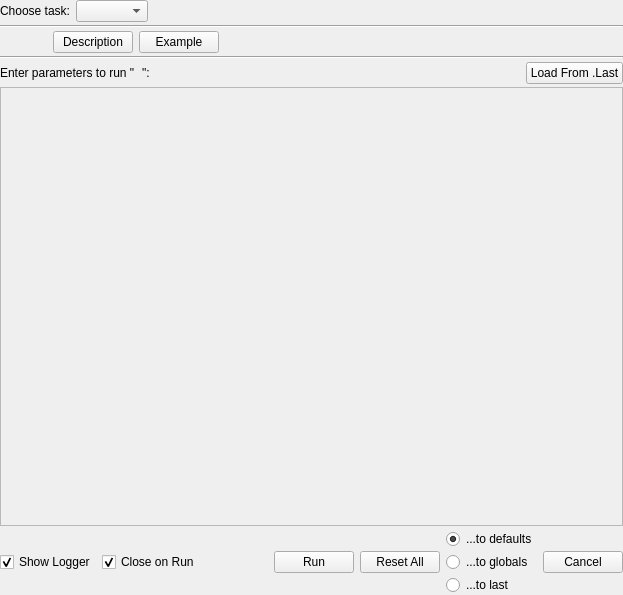
<ui version="4.0" >
 <class>ParamInput</class>
 <widget class="QWidget" name="ParamInput" >
  <property name="geometry" >
   <rect>
    <x>0</x>
    <y>0</y>
    <width>623</width>
    <height>595</height>
   </rect>
  </property>
  <property name="windowTitle" >
   <string>Input Parameters</string>
  </property>
  <layout class="QGridLayout" >
   <property name="margin" >
    <number>0</number>
   </property>
   <property name="spacing" >
    <number>0</number>
   </property>
   <item row="0" column="0" >
    <layout class="QVBoxLayout" >
     <property name="margin" >
      <number>0</number>
     </property>
     <property name="spacing" >
      <number>3</number>
     </property>
     <item>
      <layout class="QHBoxLayout" >
       <property name="margin" >
        <number>0</number>
       </property>
       <property name="spacing" >
        <number>6</number>
       </property>
       <item>
        <widget class="QLabel" name="taskLabel" >
         <property name="text" >
          <string>Choose task:</string>
         </property>
        </widget>
       </item>
       <item>
        <widget class="QComboBox" name="taskChooser" />
       </item>
       <item>
        <spacer>
         <property name="orientation" >
          <enum>Qt::Horizontal</enum>
         </property>
         <property name="sizeHint" >
          <size>
           <width>40</width>
           <height>1</height>
          </size>
         </property>
        </spacer>
       </item>
      </layout>
     </item>
     <item>
      <widget class="Line" name="taskLine" >
       <property name="orientation" >
        <enum>Qt::Horizontal</enum>
       </property>
      </widget>
     </item>
     <item>
      <layout class="QHBoxLayout" >
       <property name="margin" >
        <number>0</number>
       </property>
       <property name="spacing" >
        <number>6</number>
       </property>
       <item>
        <widget class="QLabel" name="shortDescLabel" >
         <property name="text" >
          <string/>
         </property>
         <property name="wordWrap" >
          <bool>false</bool>
         </property>
        </widget>
       </item>
       <item>
        <spacer>
         <property name="orientation" >
          <enum>Qt::Horizontal</enum>
         </property>
         <property name="sizeType" >
          <enum>QSizePolicy::Maximum</enum>
         </property>
         <property name="sizeHint" >
          <size>
           <width>40</width>
           <height>20</height>
          </size>
         </property>
        </spacer>
       </item>
       <item>
        <widget class="QPushButton" name="descButton" >
         <property name="text" >
          <string>Description</string>
         </property>
         <property name="checkable" >
          <bool>true</bool>
         </property>
        </widget>
       </item>
       <item>
        <widget class="QPushButton" name="exampleButton" >
         <property name="text" >
          <string>Example</string>
         </property>
         <property name="checkable" >
          <bool>true</bool>
         </property>
        </widget>
       </item>
       <item>
        <spacer>
         <property name="orientation" >
          <enum>Qt::Horizontal</enum>
         </property>
         <property name="sizeHint" >
          <size>
           <width>40</width>
           <height>20</height>
          </size>
         </property>
        </spacer>
       </item>
      </layout>
     </item>
     <item>
      <widget class="Line" name="line" >
       <property name="orientation" >
        <enum>Qt::Horizontal</enum>
       </property>
      </widget>
     </item>
     <item>
      <layout class="QHBoxLayout" >
       <property name="margin" >
        <number>0</number>
       </property>
       <property name="spacing" >
        <number>0</number>
       </property>
       <item>
        <widget class="QLabel" name="label_3" >
         <property name="text" >
          <string>Enter parameters to run "</string>
         </property>
        </widget>
       </item>
       <item>
        <widget class="QLabel" name="nameLabel" >
         <property name="text" >
          <string/>
         </property>
        </widget>
       </item>
       <item>
        <widget class="QLabel" name="label_5" >
         <property name="text" >
          <string>":</string>
         </property>
        </widget>
       </item>
       <item>
        <spacer>
         <property name="orientation" >
          <enum>Qt::Horizontal</enum>
         </property>
         <property name="sizeHint" >
          <size>
           <width>40</width>
           <height>20</height>
          </size>
         </property>
        </spacer>
       </item>
       <item>
        <widget class="QPushButton" name="lastLoadButton" >
         <property name="text" >
          <string>Load From .Last</string>
         </property>
        </widget>
       </item>
      </layout>
     </item>
     <item>
      <widget class="QScrollArea" native="1" name="scrollFrame" >
       <layout class="QGridLayout" >
        <property name="margin" >
         <number>0</number>
        </property>
        <property name="spacing" >
         <number>0</number>
        </property>
        <item row="0" column="0" >
         <widget class="QFrame" name="frame" >
          <property name="frameShape" >
           <enum>QFrame::StyledPanel</enum>
          </property>
          <property name="frameShadow" >
           <enum>QFrame::Raised</enum>
          </property>
         </widget>
        </item>
       </layout>
      </widget>
     </item>
     <item>
      <layout class="QHBoxLayout" >
       <property name="margin" >
        <number>0</number>
       </property>
       <property name="spacing" >
        <number>6</number>
       </property>
       <item>
        <widget class="QCheckBox" name="loggerBox" >
         <property name="text" >
          <string>Show Logger</string>
         </property>
         <property name="checked" >
          <bool>true</bool>
         </property>
        </widget>
       </item>
       <item>
        <widget class="QCheckBox" name="closeOnRunBox" >
         <property name="text" >
          <string>Close on Run</string>
         </property>
         <property name="checked" >
          <bool>true</bool>
         </property>
        </widget>
       </item>
       <item>
        <spacer>
         <property name="orientation" >
          <enum>Qt::Horizontal</enum>
         </property>
         <property name="sizeHint" >
          <size>
           <width>40</width>
           <height>20</height>
          </size>
         </property>
        </spacer>
       </item>
       <item>
        <widget class="QPushButton" name="runButton" >
         <property name="text" >
          <string>Run</string>
         </property>
        </widget>
       </item>
       <item>
        <widget class="QPushButton" name="resetButton" >
         <property name="text" >
          <string>Reset All</string>
         </property>
        </widget>
       </item>
       <item>
        <widget class="QFrame" name="resetFrame" >
         <property name="frameShape" >
          <enum>QFrame::NoFrame</enum>
         </property>
         <property name="frameShadow" >
          <enum>QFrame::Raised</enum>
         </property>
         <layout class="QVBoxLayout" >
          <property name="margin" >
           <number>0</number>
          </property>
          <property name="spacing" >
           <number>3</number>
          </property>
          <item>
           <widget class="QRadioButton" name="resetDefaults" >
            <property name="text" >
             <string>...to defaults</string>
            </property>
            <property name="checked" >
             <bool>true</bool>
            </property>
           </widget>
          </item>
          <item>
           <widget class="QRadioButton" name="resetGlobals" >
            <property name="text" >
             <string>...to globals</string>
            </property>
            <property name="checked" >
             <bool>false</bool>
            </property>
           </widget>
          </item>
          <item>
           <widget class="QRadioButton" name="resetLast" >
            <property name="text" >
             <string>...to last</string>
            </property>
           </widget>
          </item>
         </layout>
        </widget>
       </item>
       <item>
        <widget class="QPushButton" name="cancelButton" >
         <property name="text" >
          <string>Cancel</string>
         </property>
        </widget>
       </item>
      </layout>
     </item>
    </layout>
   </item>
  </layout>
 </widget>
 <customwidgets>
  <customwidget>
   <class>QScrollArea</class>
   <extends>QWidget</extends>
   <header>qscrollarea.h</header>
   <container>1</container>
  </customwidget>
 </customwidgets>
 <resources/>
 <connections/>
</ui>
